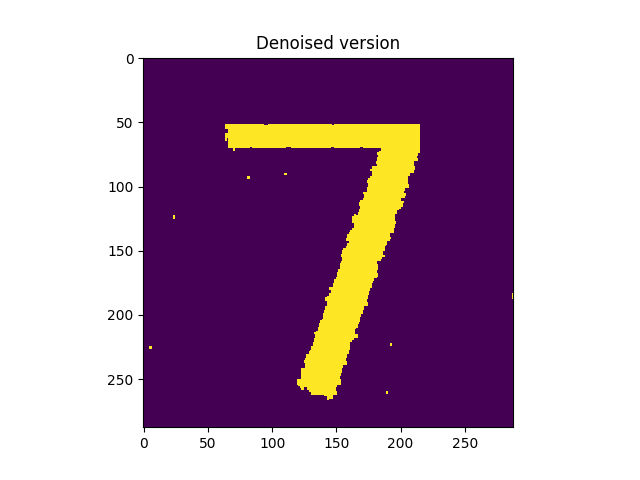
#> input picture mp2/img/Denoised_Image.png, 640 x 480 px
$ python MRF.py --input_file_path img/Denoised_Image.png
#> lines starting #> are read from the running program, lines starting #| are printed output that depends on the picture
import pylab as pl
import numpy as np
import argparse


# [140 lines left out: functions MRF, energy_evaluation, greedy_search, not_converged, not called in this run]


def load_image(input_file_path, binarization_threshold):
    """
    Load image and binarize it by:
    0. Read the image.
    1. Consider the first channel in the image
    2. Binarize the pixel values to {-1,1} by setting the values
    below the binarization_threshold to -1 and above to 1.
    Inputs:
        input_file_path.
        binarization_threshold.
    Output:
        I: binarized image.
    """
#> called with input_file_path = 'img/Denoised_Image.png', binarization_threshold = 0.05
    I = pl.imread(input_file_path)
#> I is the input picture: shape (480, 640, 4) float32; mean R, G, B, A 0.7, 0.594, 0.684, 1
    I = I[:, :, 0]
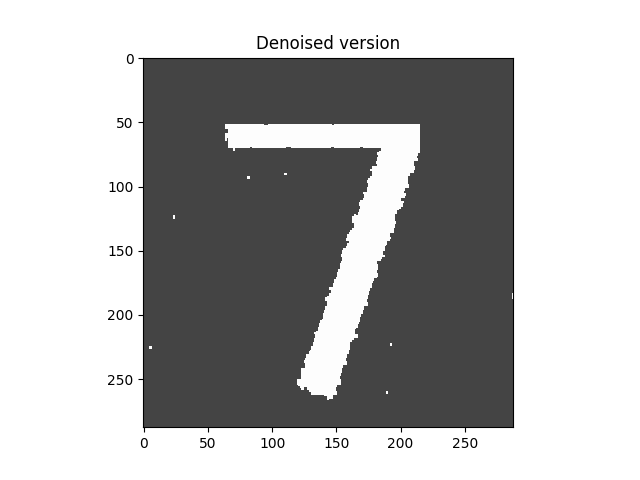
#> I: shape (480, 640) float32; min 0, max 1, mean 0.701
    x_size, y_size = I.shape
#> x_size = 480; y_size = 640
    for i in range(y_size):
        for j in range(x_size):
            if I[i][j] > binarization_threshold:
                I[i][j] = 1
            else:
                I[i][j] = -1
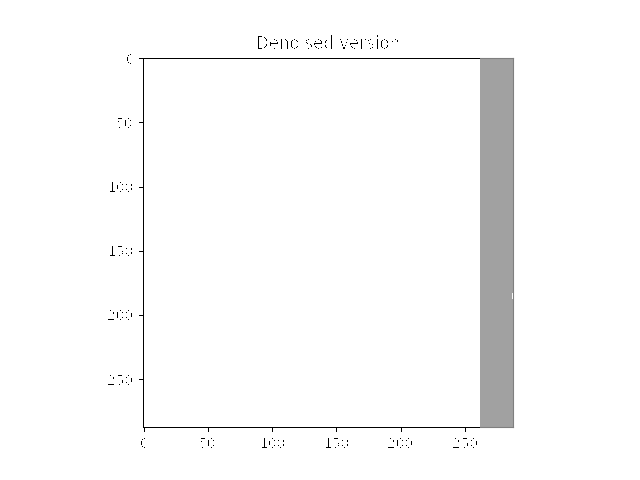
#> I: shape (480, 640) float32; min -1, max 1, mean 0.959; drawn with min black and max white
    return I


# [47 lines left out: functions inject_noise, f_reconstruction_error, plot_image, not called in this run]


def parse_arguments(parser):
    """
    Parse arguments from the command line
    Inputs:
        parser object
    Output:
        Parsed arguments
    """
    parser.add_argument('--input_file_path',
                        type=str,
                        default="img/seven.png",
                        metavar='<input_file_path>',
                        help='Path to the input file.')

    parser.add_argument('--weight_pairwise_observed_unobserved',
                        type=float,
                        default=2,
                        metavar='<weight_pairwise_observed_unobserved>',
                        help='Weight of observed-unobserved pairwise potential.')

    parser.add_argument('--weight_pairwise_unobserved_unobserved',
                        type=float,
                        default=1.5,
                        metavar='<weight_pairwise_unobserved_unobserved>',
                        help='Weight of unobserved-unobserved pairwise potential.')

    parser.add_argument('--weight_unary',
                        type=float,
                        default=0.1,
                        metavar='<weight_unary>',
                        help='Weight of the unary term.')

    parser.add_argument('--convergence_margin',
                        type=float,
                        default=0.001,
                        metavar='<convergence_margin>',
                        help='Convergence margin.')

    parser.add_argument('--binarization_threshold',
                        type=float,
                        default=0.05,
                        metavar='<convergence_margin>',
                        help='Perc of different btw the images between two iter.')

    args = parser.parse_args()
    return args


def main():
    # Read the input arguments
    parser = argparse.ArgumentParser()
    args = parse_arguments(parser)

    # Parse the MRF hyperparameters
    eta = args.weight_pairwise_observed_unobserved
    zeta = args.weight_pairwise_unobserved_unobserved
    beta = args.weight_unary

    # Parse the convergence margin
    conv_margin = args.convergence_margin

    # Parse the input file path
    input_file_path = args.input_file_path

    # Load the image.
    I = load_image(input_file_path, args.binarization_threshold)

    # Create a noisy version of the image.
    J = inject_noise(I)

    # Call the greedy search function to perform MRF inference
    newJ = greedy_search(J, eta, zeta, beta, conv_margin)

    # Plot the Original Image
    plot_image(I, 'Original Image', 'img/Original_Image')
    plot_image(J, 'Noised version', 'img/Noised_Image')

    # Plot the Denoised Image
    plot_image(newJ, 'Denoised version', 'img/Denoised_Image')

    # Compute the reconstruction error
    reconstruction_error = f_reconstruction_error(I, newJ)
    print('Reconstruction Error: ', reconstruction_error)


if __name__ == "__main__":
#> (the run stopped early here; a loop or call above may not have finished)
